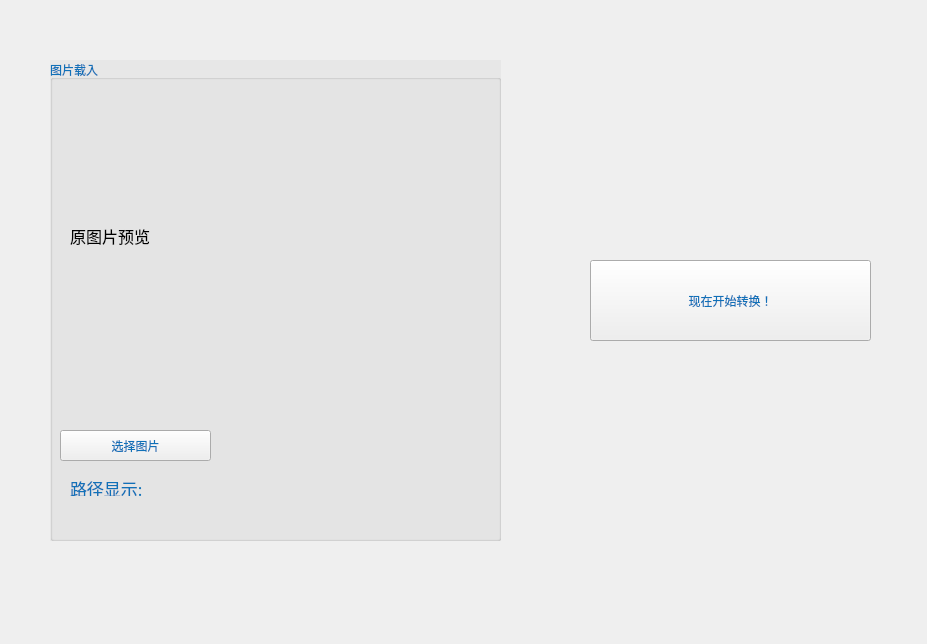
<?xml version="1.0" encoding="UTF-8"?>
<ui version="4.0">
 <class>Form</class>
 <widget class="QWidget" name="Form">
  <property name="geometry">
   <rect>
    <x>0</x>
    <y>0</y>
    <width>927</width>
    <height>644</height>
   </rect>
  </property>
  <property name="windowTitle">
   <string>Form</string>
  </property>
  <widget class="QPushButton" name="pushButton_2">
   <property name="geometry">
    <rect>
     <x>590</x>
     <y>260</y>
     <width>281</width>
     <height>81</height>
    </rect>
   </property>
   <property name="styleSheet">
    <string notr="true">font: 18pt &quot;楷体&quot;;color:rgb(16, 113, 184)</string>
   </property>
   <property name="text">
    <string>现在开始转换！</string>
   </property>
   <property name="icon">
    <iconset>
     <normaloff>../../pikaqiu22.png</normaloff>../../pikaqiu22.png</iconset>
   </property>
   <property name="iconSize">
    <size>
     <width>80</width>
     <height>80</height>
    </size>
   </property>
  </widget>
  <widget class="QGroupBox" name="groupBox">
   <property name="geometry">
    <rect>
     <x>50</x>
     <y>60</y>
     <width>451</width>
     <height>481</height>
    </rect>
   </property>
   <property name="palette">
    <palette>
     <active>
      <colorrole role="WindowText">
       <brush brushstyle="SolidPattern">
        <color alpha="255">
         <red>16</red>
         <green>113</green>
         <blue>184</blue>
        </color>
       </brush>
      </colorrole>
      <colorrole role="Button">
       <brush brushstyle="SolidPattern">
        <color alpha="255">
         <red>16</red>
         <green>113</green>
         <blue>184</blue>
        </color>
       </brush>
      </colorrole>
      <colorrole role="Light">
       <brush brushstyle="SolidPattern">
        <color alpha="255">
         <red>16</red>
         <green>113</green>
         <blue>184</blue>
        </color>
       </brush>
      </colorrole>
      <colorrole role="Midlight">
       <brush brushstyle="SolidPattern">
        <color alpha="255">
         <red>16</red>
         <green>113</green>
         <blue>184</blue>
        </color>
       </brush>
      </colorrole>
      <colorrole role="Dark">
       <brush brushstyle="SolidPattern">
        <color alpha="255">
         <red>16</red>
         <green>113</green>
         <blue>184</blue>
        </color>
       </brush>
      </colorrole>
      <colorrole role="Mid">
       <brush brushstyle="SolidPattern">
        <color alpha="255">
         <red>16</red>
         <green>113</green>
         <blue>184</blue>
        </color>
       </brush>
      </colorrole>
      <colorrole role="Text">
       <brush brushstyle="SolidPattern">
        <color alpha="255">
         <red>0</red>
         <green>0</green>
         <blue>0</blue>
        </color>
       </brush>
      </colorrole>
      <colorrole role="BrightText">
       <brush brushstyle="SolidPattern">
        <color alpha="255">
         <red>16</red>
         <green>113</green>
         <blue>184</blue>
        </color>
       </brush>
      </colorrole>
      <colorrole role="ButtonText">
       <brush brushstyle="SolidPattern">
        <color alpha="255">
         <red>0</red>
         <green>0</green>
         <blue>0</blue>
        </color>
       </brush>
      </colorrole>
      <colorrole role="Base">
       <brush brushstyle="SolidPattern">
        <color alpha="255">
         <red>16</red>
         <green>113</green>
         <blue>184</blue>
        </color>
       </brush>
      </colorrole>
      <colorrole role="Window">
       <brush brushstyle="SolidPattern">
        <color alpha="255">
         <red>231</red>
         <green>231</green>
         <blue>231</blue>
        </color>
       </brush>
      </colorrole>
      <colorrole role="Shadow">
       <brush brushstyle="SolidPattern">
        <color alpha="255">
         <red>16</red>
         <green>113</green>
         <blue>184</blue>
        </color>
       </brush>
      </colorrole>
      <colorrole role="HighlightedText">
       <brush brushstyle="SolidPattern">
        <color alpha="255">
         <red>16</red>
         <green>113</green>
         <blue>184</blue>
        </color>
       </brush>
      </colorrole>
      <colorrole role="AlternateBase">
       <brush brushstyle="SolidPattern">
        <color alpha="255">
         <red>16</red>
         <green>113</green>
         <blue>184</blue>
        </color>
       </brush>
      </colorrole>
      <colorrole role="NoRole">
       <brush brushstyle="SolidPattern">
        <color alpha="255">
         <red>16</red>
         <green>113</green>
         <blue>184</blue>
        </color>
       </brush>
      </colorrole>
      <colorrole role="ToolTipBase">
       <brush brushstyle="SolidPattern">
        <color alpha="255">
         <red>16</red>
         <green>113</green>
         <blue>184</blue>
        </color>
       </brush>
      </colorrole>
      <colorrole role="ToolTipText">
       <brush brushstyle="SolidPattern">
        <color alpha="255">
         <red>16</red>
         <green>113</green>
         <blue>184</blue>
        </color>
       </brush>
      </colorrole>
     </active>
     <inactive>
      <colorrole role="WindowText">
       <brush brushstyle="SolidPattern">
        <color alpha="255">
         <red>16</red>
         <green>113</green>
         <blue>184</blue>
        </color>
       </brush>
      </colorrole>
      <colorrole role="Button">
       <brush brushstyle="SolidPattern">
        <color alpha="255">
         <red>16</red>
         <green>113</green>
         <blue>184</blue>
        </color>
       </brush>
      </colorrole>
      <colorrole role="Light">
       <brush brushstyle="SolidPattern">
        <color alpha="255">
         <red>16</red>
         <green>113</green>
         <blue>184</blue>
        </color>
       </brush>
      </colorrole>
      <colorrole role="Midlight">
       <brush brushstyle="SolidPattern">
        <color alpha="255">
         <red>16</red>
         <green>113</green>
         <blue>184</blue>
        </color>
       </brush>
      </colorrole>
      <colorrole role="Dark">
       <brush brushstyle="SolidPattern">
        <color alpha="255">
         <red>16</red>
         <green>113</green>
         <blue>184</blue>
        </color>
       </brush>
      </colorrole>
      <colorrole role="Mid">
       <brush brushstyle="SolidPattern">
        <color alpha="255">
         <red>16</red>
         <green>113</green>
         <blue>184</blue>
        </color>
       </brush>
      </colorrole>
      <colorrole role="Text">
       <brush brushstyle="SolidPattern">
        <color alpha="255">
         <red>0</red>
         <green>0</green>
         <blue>0</blue>
        </color>
       </brush>
      </colorrole>
      <colorrole role="BrightText">
       <brush brushstyle="SolidPattern">
        <color alpha="255">
         <red>16</red>
         <green>113</green>
         <blue>184</blue>
        </color>
       </brush>
      </colorrole>
      <colorrole role="ButtonText">
       <brush brushstyle="SolidPattern">
        <color alpha="255">
         <red>0</red>
         <green>0</green>
         <blue>0</blue>
        </color>
       </brush>
      </colorrole>
      <colorrole role="Base">
       <brush brushstyle="SolidPattern">
        <color alpha="255">
         <red>16</red>
         <green>113</green>
         <blue>184</blue>
        </color>
       </brush>
      </colorrole>
      <colorrole role="Window">
       <brush brushstyle="SolidPattern">
        <color alpha="255">
         <red>231</red>
         <green>231</green>
         <blue>231</blue>
        </color>
       </brush>
      </colorrole>
      <colorrole role="Shadow">
       <brush brushstyle="SolidPattern">
        <color alpha="255">
         <red>16</red>
         <green>113</green>
         <blue>184</blue>
        </color>
       </brush>
      </colorrole>
      <colorrole role="HighlightedText">
       <brush brushstyle="SolidPattern">
        <color alpha="255">
         <red>16</red>
         <green>113</green>
         <blue>184</blue>
        </color>
       </brush>
      </colorrole>
      <colorrole role="AlternateBase">
       <brush brushstyle="SolidPattern">
        <color alpha="255">
         <red>16</red>
         <green>113</green>
         <blue>184</blue>
        </color>
       </brush>
      </colorrole>
      <colorrole role="NoRole">
       <brush brushstyle="SolidPattern">
        <color alpha="255">
         <red>16</red>
         <green>113</green>
         <blue>184</blue>
        </color>
       </brush>
      </colorrole>
      <colorrole role="ToolTipBase">
       <brush brushstyle="SolidPattern">
        <color alpha="255">
         <red>16</red>
         <green>113</green>
         <blue>184</blue>
        </color>
       </brush>
      </colorrole>
      <colorrole role="ToolTipText">
       <brush brushstyle="SolidPattern">
        <color alpha="255">
         <red>16</red>
         <green>113</green>
         <blue>184</blue>
        </color>
       </brush>
      </colorrole>
     </inactive>
     <disabled>
      <colorrole role="WindowText">
       <brush brushstyle="SolidPattern">
        <color alpha="255">
         <red>16</red>
         <green>113</green>
         <blue>184</blue>
        </color>
       </brush>
      </colorrole>
      <colorrole role="Button">
       <brush brushstyle="SolidPattern">
        <color alpha="255">
         <red>16</red>
         <green>113</green>
         <blue>184</blue>
        </color>
       </brush>
      </colorrole>
      <colorrole role="Light">
       <brush brushstyle="SolidPattern">
        <color alpha="255">
         <red>16</red>
         <green>113</green>
         <blue>184</blue>
        </color>
       </brush>
      </colorrole>
      <colorrole role="Midlight">
       <brush brushstyle="SolidPattern">
        <color alpha="255">
         <red>16</red>
         <green>113</green>
         <blue>184</blue>
        </color>
       </brush>
      </colorrole>
      <colorrole role="Dark">
       <brush brushstyle="SolidPattern">
        <color alpha="255">
         <red>16</red>
         <green>113</green>
         <blue>184</blue>
        </color>
       </brush>
      </colorrole>
      <colorrole role="Mid">
       <brush brushstyle="SolidPattern">
        <color alpha="255">
         <red>16</red>
         <green>113</green>
         <blue>184</blue>
        </color>
       </brush>
      </colorrole>
      <colorrole role="Text">
       <brush brushstyle="SolidPattern">
        <color alpha="255">
         <red>16</red>
         <green>113</green>
         <blue>184</blue>
        </color>
       </brush>
      </colorrole>
      <colorrole role="BrightText">
       <brush brushstyle="SolidPattern">
        <color alpha="255">
         <red>16</red>
         <green>113</green>
         <blue>184</blue>
        </color>
       </brush>
      </colorrole>
      <colorrole role="ButtonText">
       <brush brushstyle="SolidPattern">
        <color alpha="255">
         <red>16</red>
         <green>113</green>
         <blue>184</blue>
        </color>
       </brush>
      </colorrole>
      <colorrole role="Base">
       <brush brushstyle="SolidPattern">
        <color alpha="255">
         <red>231</red>
         <green>231</green>
         <blue>231</blue>
        </color>
       </brush>
      </colorrole>
      <colorrole role="Window">
       <brush brushstyle="SolidPattern">
        <color alpha="255">
         <red>231</red>
         <green>231</green>
         <blue>231</blue>
        </color>
       </brush>
      </colorrole>
      <colorrole role="Shadow">
       <brush brushstyle="SolidPattern">
        <color alpha="255">
         <red>16</red>
         <green>113</green>
         <blue>184</blue>
        </color>
       </brush>
      </colorrole>
      <colorrole role="HighlightedText">
       <brush brushstyle="SolidPattern">
        <color alpha="255">
         <red>16</red>
         <green>113</green>
         <blue>184</blue>
        </color>
       </brush>
      </colorrole>
      <colorrole role="AlternateBase">
       <brush brushstyle="SolidPattern">
        <color alpha="255">
         <red>16</red>
         <green>113</green>
         <blue>184</blue>
        </color>
       </brush>
      </colorrole>
      <colorrole role="NoRole">
       <brush brushstyle="SolidPattern">
        <color alpha="255">
         <red>16</red>
         <green>113</green>
         <blue>184</blue>
        </color>
       </brush>
      </colorrole>
      <colorrole role="ToolTipBase">
       <brush brushstyle="SolidPattern">
        <color alpha="255">
         <red>16</red>
         <green>113</green>
         <blue>184</blue>
        </color>
       </brush>
      </colorrole>
      <colorrole role="ToolTipText">
       <brush brushstyle="SolidPattern">
        <color alpha="255">
         <red>16</red>
         <green>113</green>
         <blue>184</blue>
        </color>
       </brush>
      </colorrole>
     </disabled>
    </palette>
   </property>
   <property name="autoFillBackground">
    <bool>true</bool>
   </property>
   <property name="styleSheet">
    <string notr="true">font: 18pt &quot;楷体&quot;;</string>
   </property>
   <property name="title">
    <string>图片载入</string>
   </property>
   <widget class="QLabel" name="label">
    <property name="geometry">
     <rect>
      <x>20</x>
      <y>20</y>
      <width>301</width>
      <height>311</height>
     </rect>
    </property>
    <property name="palette">
     <palette>
      <active>
       <colorrole role="WindowText">
        <brush brushstyle="SolidPattern">
         <color alpha="255">
          <red>0</red>
          <green>0</green>
          <blue>0</blue>
         </color>
        </brush>
       </colorrole>
       <colorrole role="Text">
        <brush brushstyle="SolidPattern">
         <color alpha="255">
          <red>0</red>
          <green>0</green>
          <blue>0</blue>
         </color>
        </brush>
       </colorrole>
       <colorrole role="ButtonText">
        <brush brushstyle="SolidPattern">
         <color alpha="255">
          <red>0</red>
          <green>0</green>
          <blue>0</blue>
         </color>
        </brush>
       </colorrole>
       <colorrole role="AlternateBase">
        <brush brushstyle="SolidPattern">
         <color alpha="255">
          <red>0</red>
          <green>0</green>
          <blue>0</blue>
         </color>
        </brush>
       </colorrole>
      </active>
      <inactive>
       <colorrole role="WindowText">
        <brush brushstyle="SolidPattern">
         <color alpha="255">
          <red>0</red>
          <green>0</green>
          <blue>0</blue>
         </color>
        </brush>
       </colorrole>
       <colorrole role="Text">
        <brush brushstyle="SolidPattern">
         <color alpha="255">
          <red>0</red>
          <green>0</green>
          <blue>0</blue>
         </color>
        </brush>
       </colorrole>
       <colorrole role="ButtonText">
        <brush brushstyle="SolidPattern">
         <color alpha="255">
          <red>0</red>
          <green>0</green>
          <blue>0</blue>
         </color>
        </brush>
       </colorrole>
       <colorrole role="AlternateBase">
        <brush brushstyle="SolidPattern">
         <color alpha="255">
          <red>0</red>
          <green>0</green>
          <blue>0</blue>
         </color>
        </brush>
       </colorrole>
      </inactive>
      <disabled>
       <colorrole role="WindowText">
        <brush brushstyle="SolidPattern">
         <color alpha="255">
          <red>0</red>
          <green>0</green>
          <blue>0</blue>
         </color>
        </brush>
       </colorrole>
       <colorrole role="Text">
        <brush brushstyle="SolidPattern">
         <color alpha="255">
          <red>0</red>
          <green>0</green>
          <blue>0</blue>
         </color>
        </brush>
       </colorrole>
       <colorrole role="ButtonText">
        <brush brushstyle="SolidPattern">
         <color alpha="255">
          <red>0</red>
          <green>0</green>
          <blue>0</blue>
         </color>
        </brush>
       </colorrole>
       <colorrole role="AlternateBase">
        <brush brushstyle="SolidPattern">
         <color alpha="255">
          <red>0</red>
          <green>0</green>
          <blue>0</blue>
         </color>
        </brush>
       </colorrole>
      </disabled>
     </palette>
    </property>
    <property name="font">
     <font>
      <family>楷体</family>
      <pointsize>12</pointsize>
      <weight>50</weight>
      <italic>false</italic>
      <bold>false</bold>
     </font>
    </property>
    <property name="styleSheet">
     <string notr="true">font: 12pt &quot;楷体&quot;;color:rgb(0, 0,0)</string>
    </property>
    <property name="text">
     <string>原图片预览</string>
    </property>
   </widget>
   <widget class="QPushButton" name="pushButton">
    <property name="geometry">
     <rect>
      <x>10</x>
      <y>370</y>
      <width>151</width>
      <height>31</height>
     </rect>
    </property>
    <property name="styleSheet">
     <string notr="true">font: 14pt &quot;楷体&quot;;color:rgb(16, 113, 184)</string>
    </property>
    <property name="text">
     <string>选择图片</string>
    </property>
    <property name="icon">
     <iconset>
      <normaloff>../../55.png</normaloff>../../55.png</iconset>
    </property>
    <property name="iconSize">
     <size>
      <width>40</width>
      <height>40</height>
     </size>
    </property>
   </widget>
   <widget class="QLabel" name="label_3">
    <property name="geometry">
     <rect>
      <x>20</x>
      <y>420</y>
      <width>321</width>
      <height>16</height>
     </rect>
    </property>
    <property name="font">
     <font>
      <family>楷体</family>
      <pointsize>13</pointsize>
      <weight>50</weight>
      <italic>false</italic>
      <bold>false</bold>
     </font>
    </property>
    <property name="contextMenuPolicy">
     <enum>Qt::DefaultContextMenu</enum>
    </property>
    <property name="styleSheet">
     <string notr="true">
font: 13pt &quot;楷体&quot;;</string>
    </property>
    <property name="text">
     <string>路径显示:</string>
    </property>
   </widget>
  </widget>
 </widget>
 <resources/>
 <connections/>
</ui>
